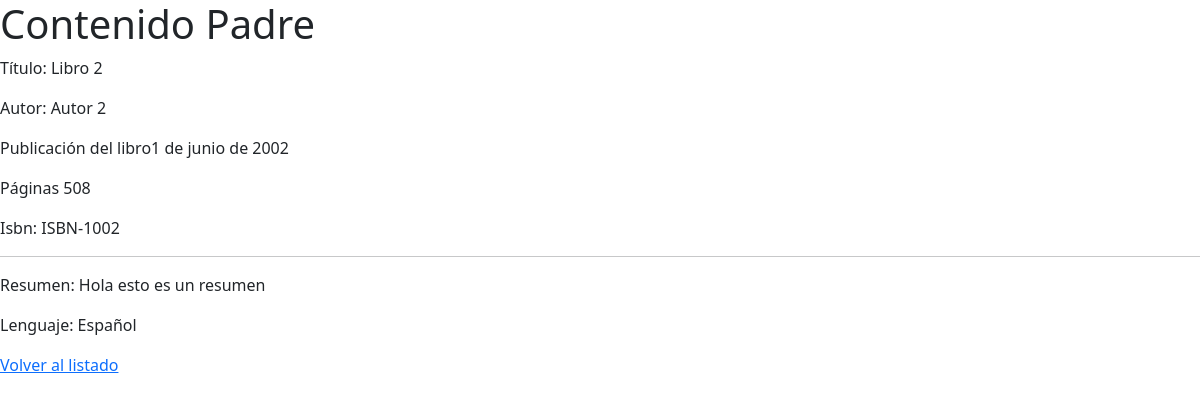
Page /library/books/2/ on the committed database.
### library/models.py (models this page shows, shortened)
class Book(models.Model):
    id_book = models.AutoField(primary_key=True)
    title = models.CharField(max_length=100)
    publication_date = models.DateField(null=True, blank=True)
    pages = models.IntegerField(default=0)
    isbn = models.CharField(max_length=30)
    author = models.ForeignKey(
        Author, on_delete=models.CASCADE, related_name='books'
    )
    genres = models.ManyToManyField(Genre, related_name='books') # Tabla intermedia
    recommended_by = models.ManyToManyField(
        get_user_model(), through="Recommendation", related_name='recommendations',
    )
    class Meta:
        verbose_name = 'Libro'
        verbose_name_plural = 'Libros'

class Author(models.Model):
    id_author = models.AutoField(primary_key=True)
    name = models.CharField(max_length=100)
    birth_date = models.DateField(null=True, blank=True)

class BookDetail(models.Model):
    id_book_detail = models.AutoField(primary_key=True)
    summary = models.TextField()
    cover_url = models.CharField(max_length=200)
    language = models.CharField(max_length=50)
    book = models.OneToOneField(
        Book, on_delete=models.CASCADE, related_name='detail'
    )

### library/views.py (the view)
# urls.py: path('books/<int:pk>/', views.BookDetailView.as_view(), name='book_detail'),
class BookDetailView(DetailView):
    model = Book
    template_name = 'library/book_detail.html'
    context_object_name = 'book'

### library/templates/library/book_detail.html (shortened to what this page needs)
{% extends "base.html" %}
{% block content %}
    <p>Título: {{ book.title }}</p>
    <p>Autor: {{ book.author.name }}</p>
    <p>Publicación del libro{{ book.publication_date }}</p>
    <p>Páginas {{ book.pages }}</p>
    <p>Isbn: {{ book.isbn }}</p>
    {% if book.detail %}
        <hr>
        <p>Resumen: {{ book.detail.summary }}</p>
        <p>Lenguaje: {{ book.detail.language }}</p>
    {% endif %}
    <a href="{% url 'book_list' %}">Volver al listado</a>
{% endblock content %}

### rows in the picture
Book: title "Libro 2", author.name "Autor 2", publication_date "1 de junio de 2002", pages "508", isbn "ISBN-1002", detail.summary "Hola esto es un resumen", detail.language "Español"
